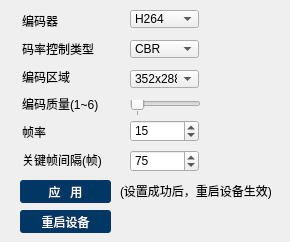
    <widget class="QWidget" name="tab_3">
     <attribute name="title">
      <string>视频编码参数</string>
     </attribute>
     <widget class="QLabel" name="label_8">
      <property name="geometry">
       <rect>
        <x>120</x>
        <y>180</y>
        <width>161</width>
        <height>21</height>
       </rect>
      </property>
      <property name="text">
       <string>(设置成功后，重启设备生效)</string>
      </property>
     </widget>
     <widget class="QComboBox" name="comboBox">
      <property name="geometry">
       <rect>
        <x>130</x>
        <y>10</y>
        <width>69</width>
        <height>18</height>
       </rect>
      </property>
      <item>
       <property name="text">
        <string>H264</string>
       </property>
      </item>
     </widget>
     <widget class="QPushButton" name="useBtn">
      <property name="geometry">
       <rect>
        <x>20</x>
        <y>180</y>
        <width>91</width>
        <height>23</height>
       </rect>
      </property>
      <property name="styleSheet">
       <string notr="true">QPushButton { background-color: rgb(0, 55, 100); border-radius: 3px; color: rgb(255, 255, 255); } QPushButton:hover { background-color: rgb(0, 0, 0); }</string>
      </property>
      <property name="text">
       <string>应   用</string>
      </property>
     </widget>
     <widget class="QPushButton" name="pushButton">
      <property name="geometry">
       <rect>
        <x>20</x>
        <y>210</y>
        <width>91</width>
        <height>23</height>
       </rect>
      </property>
      <property name="styleSheet">
       <string notr="true">QPushButton { background-color: rgb(0, 55, 100); border-radius: 3px; color: rgb(255, 255, 255); } QPushButton:hover { background-color: rgb(0, 0, 0); }</string>
      </property>
      <property name="text">
       <string>重启设备</string>
      </property>
     </widget>
     <widget class="QComboBox" name="comboBox_2">
      <property name="geometry">
       <rect>
        <x>130</x>
        <y>40</y>
        <width>69</width>
        <height>18</height>
       </rect>
      </property>
      <item>
       <property name="text">
        <string>CBR</string>
       </property>
      </item>
     </widget>
     <widget class="QComboBox" name="comboBox_3">
      <property name="geometry">
       <rect>
        <x>130</x>
        <y>70</y>
        <width>69</width>
        <height>18</height>
       </rect>
      </property>
      <item>
       <property name="text">
        <string>352x288</string>
       </property>
      </item>
     </widget>
     <widget class="QSlider" name="horizontalSlider_2">
      <property name="geometry">
       <rect>
        <x>130</x>
        <y>100</y>
        <width>71</width>
        <height>16</height>
       </rect>
      </property>
      <property name="minimum">
       <number>1</number>
      </property>
      <property name="maximum">
       <number>6</number>
      </property>
      <property name="orientation">
       <enum>Qt::Horizontal</enum>
      </property>
      <property name="tickPosition">
       <enum>QSlider::TicksBelow</enum>
      </property>
     </widget>
     <widget class="QSpinBox" name="spinBox">
      <property name="geometry">
       <rect>
        <x>130</x>
        <y>120</y>
        <width>69</width>
        <height>22</height>
       </rect>
      </property>
      <property name="value">
       <number>15</number>
      </property>
     </widget>
     <widget class="QSpinBox" name="spinBox_2">
      <property name="geometry">
       <rect>
        <x>130</x>
        <y>150</y>
        <width>69</width>
        <height>22</height>
       </rect>
      </property>
      <property name="value">
       <number>75</number>
      </property>
     </widget>
     <widget class="QWidget" name="layoutWidget">
      <property name="geometry">
       <rect>
        <x>22</x>
        <y>10</y>
        <width>86</width>
        <height>161</height>
       </rect>
      </property>
      <layout class="QVBoxLayout" name="verticalLayout">
       <item>
        <widget class="QLabel" name="label_2">
         <property name="layoutDirection">
          <enum>Qt::RightToLeft</enum>
         </property>
         <property name="text">
          <string>编码器 </string>
         </property>
        </widget>
       </item>
       <item>
        <widget class="QLabel" name="label_3">
         <property name="layoutDirection">
          <enum>Qt::RightToLeft</enum>
         </property>
         <property name="text">
          <string>码率控制类型</string>
         </property>
        </widget>
       </item>
       <item>
        <widget class="QLabel" name="label_4">
         <property name="layoutDirection">
          <enum>Qt::RightToLeft</enum>
         </property>
         <property name="text">
          <string>编码区域</string>
         </property>
        </widget>
       </item>
       <item>
        <widget class="QLabel" name="label_5">
         <property name="layoutDirection">
          <enum>Qt::RightToLeft</enum>
         </property>
         <property name="text">
          <string>编码质量(1~6)</string>
         </property>
        </widget>
       </item>
       <item>
        <widget class="QLabel" name="label_6">
         <property name="layoutDirection">
          <enum>Qt::RightToLeft</enum>
         </property>
         <property name="text">
          <string>帧率</string>
         </property>
         <property name="textFormat">
          <enum>Qt::AutoText</enum>
         </property>
        </widget>
       </item>
       <item>
        <widget class="QLabel" name="label_7">
         <property name="layoutDirection">
          <enum>Qt::RightToLeft</enum>
         </property>
         <property name="text">
          <string>关键帧间隔(帧)</string>
         </property>
        </widget>
       </item>
      </layout>
     </widget>
    </widget>
